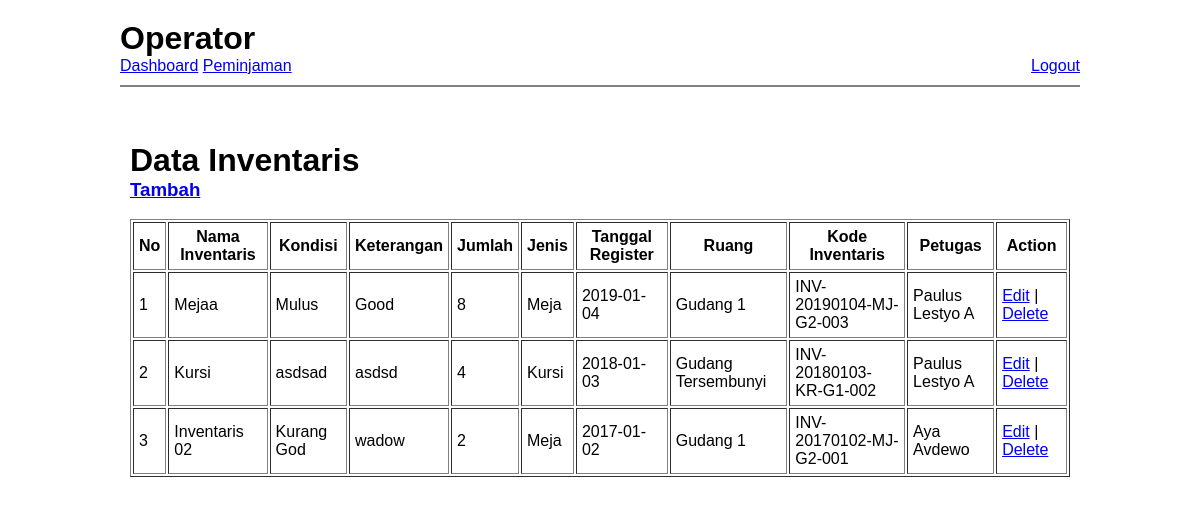
Page /admin_lihat_inventaris.php (signed in) on the committed database.
### tables this page shows
CREATE TABLE `inventaris` (
  `id_inventaris` varchar(255) NOT NULL,
  `nama` varchar(255) NOT NULL,
  `kondisi` varchar(255) NOT NULL,
  `keterangan` varchar(255) NOT NULL,
  `jumlah` int(11) NOT NULL,
  `id_jenis` varchar(255) NOT NULL,
  `tanggal_register` varchar(255) NOT NULL,
  `id_ruang` varchar(255) NOT NULL,
  `kode_inventaris` varchar(255) NOT NULL,
  `id_petugas` varchar(255) NOT NULL
);

CREATE TABLE `jenis` (
  `id_jenis` varchar(255) NOT NULL,
  `nama_jenis` varchar(255) NOT NULL,
  `kode_jenis` varchar(255) NOT NULL,
  `keterangan` text NOT NULL
);

CREATE TABLE `ruang` (
  `id_ruang` varchar(255) NOT NULL,
  `nama_ruang` varchar(255) NOT NULL,
  `kode_ruang` varchar(255) NOT NULL,
  `keterangan` text NOT NULL
);

CREATE TABLE `petugas` (
  `id_petugas` varchar(255) NOT NULL,
  `username` varchar(255) NOT NULL,
  `password` varchar(255) NOT NULL,
  `nama_petugas` varchar(255) NOT NULL,
  `id_level` varchar(255) NOT NULL
);

### classes/Database.php (called while the page is built, shortened)
<?php
class Database{
 	private $db, $result;
	var $host = "localhost";
	var $name = "root";
	var $pass = "";
	var $db_name = "latihan_inventaris";
	function __construct(){
		$this->db = mysqli_connect($this->host, $this->name, $this->pass,$this->db_name);
	}
	function run($query) {
		 return $this->result = mysqli_query($this->db, $query);
	}
}
?>

### classes/Inventaris.php (called while the page is built, shortened)
<?php
require_once 'Database.php';
Class Inventaris extends Database {
	public function get_all_join_jenis_ruang_petugas(){
		return $this->run("SELECT id_inventaris,nama,kondisi,inventaris.keterangan,jumlah,nama_jenis,
								  tanggal_register,nama_ruang,kode_inventaris,nama_petugas
			FROM inventaris INNER JOIN jenis ON inventaris.id_jenis=jenis.id_jenis
							INNER JOIN ruang ON inventaris.id_ruang=ruang.id_ruang
							INNER JOIN petugas ON inventaris.id_petugas=petugas.id_petugas
							ORDER BY tanggal_register desc");
	}
}
 ?>

### admin_lihat_inventaris.php (the view, shortened to what this page needs)
<?php
$inventaris = new Inventaris();
$data = $inventaris->get_all_join_jenis_ruang_petugas();
require_once 'templates/header-admin.php';
 ?>
 <div class="wrapper">
 	<h1>Data Inventaris</h1>
 	<h3><a href="admin_add_inventaris.php">Tambah</a></h3><br>
 	<table border="1">
 		<tr>
 			<th>No</th>
 			<th>Nama Inventaris</th>
 			<th>Kondisi</th>
 			<th>Keterangan</th>
 			<th>Jumlah</th>
 			<th>Jenis</th>
 			<th>Tanggal Register</th>
 			<th>Ruang</th>
 			<th>Kode Inventaris</th>
 			<th>Petugas</th>
 			<th>Action</th>
 		</tr>
 		<?php $i = 1; ?>
		<?php foreach ($data as $row) { ?>
 		<tr>
 			<td><?=$i?></td>
 			<td><?=$row['nama']?></td>
 			<td><?=$row['kondisi']?></td>
 			<td><?=$row['keterangan']?></td>
 			<td><?=$row['jumlah']?></td>
 			<td><?=$row['nama_jenis']?></td>
 			<td><?=$row['tanggal_register']?></td>
 			<td><?=$row['nama_ruang']?></td>
 			<td><?=$row['kode_inventaris']?></td>
 			<td><?=$row['nama_petugas']?></td>
 			<td><a href="admin_edit_inventaris.php?id_inventaris=<?=$row['id_inventaris']?>">Edit</a> |
 				<a href="admin_delete_inventaris.php?id_inventaris=<?=$row['id_inventaris']?>">Delete</a></td>
 		</tr>
 		<?php $i++ ?>
 		<?php } ?>
 	</table>
 </div>
 </body>
 </html>

### templates/header-admin.php (shortened to what this page needs)
<!DOCTYPE html>
<html>
<head>
  <link rel="stylesheet" type="text/css" href="assets/style.css">
</head>
<body>
  <div class="wrapper-admin">
  <div class="header">
    <h1><?=$_SESSION['level']?></h1>
    <a href="admin_dashboard.php">Dashboard</a>
    <a href="admin_lihat_peminjaman.php">Peminjaman</a>
    <a href="admin-logout.php" style="float: right;">Logout</a>
  </div>

### assets/style.css (style rules this page uses)
* { margin: 0; padding: 0; }
body { font-family: Arial, Helvetica, sans-serif; }
th,td,input,select { padding: 5px; }
.wrapper { margin: 5px; padding: 5px; }
.header { border-bottom: 2px solid grey; padding-bottom: 10px; margin-bottom: 50px; }
.wrapper-admin { width: 80%; margin: 20px auto; }

### rows in the picture
inventaris: nama "Mejaa", kondisi "Mulus", keterangan "Good", jumlah "8", id_jenis.nama_jenis "Meja", tanggal_register "2019-01-04", id_ruang.nama_ruang "Gudang 1", kode_inventaris "INV-20190104-MJ-G2-003", id_petugas.nama_petugas "Paulus Lestyo A"
inventaris: nama "Kursi", kondisi "asdsad", keterangan "asdsd", jumlah "4", id_jenis.nama_jenis "Kursi", tanggal_register "2018-01-03", id_ruang.nama_ruang "Gudang Tersembunyi", kode_inventaris "INV-20180103-KR-G1-002", id_petugas.nama_petugas "Paulus Lestyo A"
inventaris: nama "Inventaris 02", kondisi "Kurang God", keterangan "wadow", jumlah "2", id_jenis.nama_jenis "Meja", tanggal_register "2017-01-02", id_ruang.nama_ruang "Gudang 1", kode_inventaris "INV-20170102-MJ-G2-001", id_petugas.nama_petugas "Aya Avdewo"

### other values in the picture
$_SESSION['level'] "Operator"
